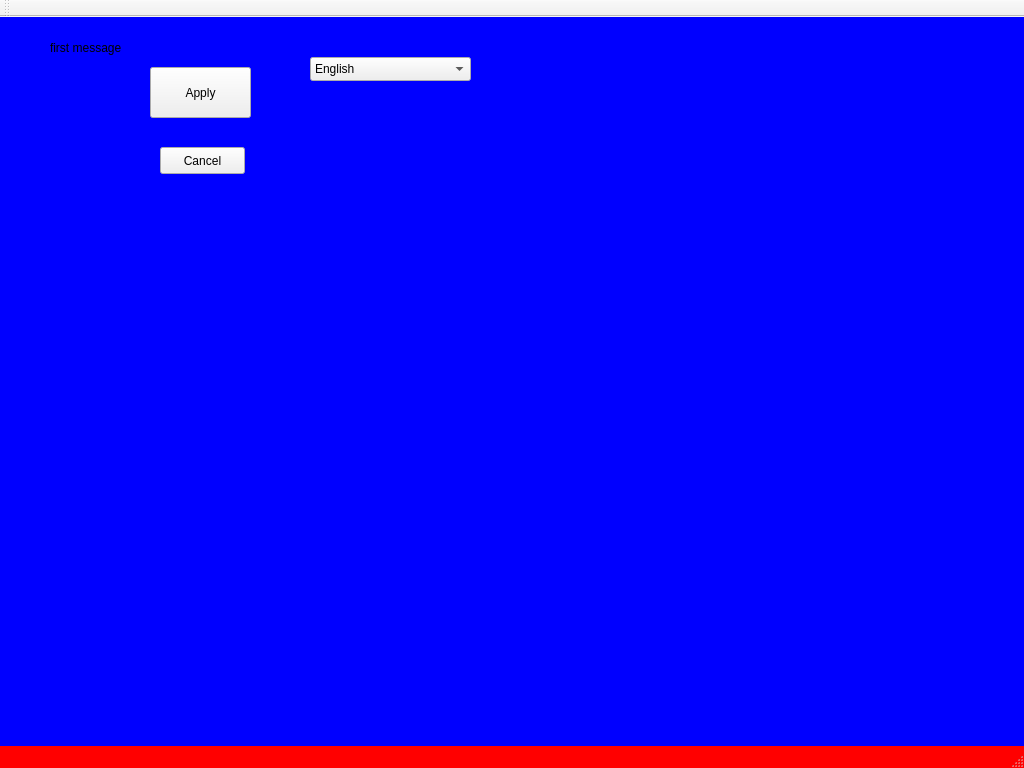
<?xml version="1.0" encoding="UTF-8"?>
<ui version="4.0">
 <class>MainWindow</class>
 <widget class="QMainWindow" name="MainWindow">
  <property name="geometry">
   <rect>
    <x>0</x>
    <y>0</y>
    <width>1024</width>
    <height>768</height>
   </rect>
  </property>
  <property name="minimumSize">
   <size>
    <width>1024</width>
    <height>768</height>
   </size>
  </property>
  <property name="windowTitle">
   <string>MainWindow</string>
  </property>
  <property name="styleSheet">
   <string notr="true">#MainWindow {
	background-color : red;
}
</string>
  </property>
  <widget class="QWidget" name="centralWidget">
   <property name="styleSheet">
    <string notr="true">#centralWidget {
	background-color : blue;
}
</string>
   </property>
   <widget class="QLabel" name="label">
    <property name="geometry">
     <rect>
      <x>50</x>
      <y>20</y>
      <width>141</width>
      <height>21</height>
     </rect>
    </property>
    <property name="text">
     <string>first message</string>
    </property>
   </widget>
   <widget class="QPushButton" name="pushButton">
    <property name="geometry">
     <rect>
      <x>160</x>
      <y>130</y>
      <width>85</width>
      <height>27</height>
     </rect>
    </property>
    <property name="text">
     <string>Cancel</string>
    </property>
   </widget>
   <widget class="QComboBox" name="comboBox">
    <property name="geometry">
     <rect>
      <x>310</x>
      <y>40</y>
      <width>161</width>
      <height>24</height>
     </rect>
    </property>
    <item>
     <property name="text">
      <string>English</string>
     </property>
    </item>
    <item>
     <property name="text">
      <string>Korean</string>
     </property>
    </item>
   </widget>
   <widget class="QPushButton" name="pushButton_2">
    <property name="geometry">
     <rect>
      <x>150</x>
      <y>50</y>
      <width>101</width>
      <height>51</height>
     </rect>
    </property>
    <property name="text">
     <string>Apply</string>
    </property>
   </widget>
  </widget>
  <widget class="QMenuBar" name="menuBar">
   <property name="geometry">
    <rect>
     <x>0</x>
     <y>0</y>
     <width>1024</width>
     <height>22</height>
    </rect>
   </property>
  </widget>
  <widget class="QToolBar" name="mainToolBar">
   <attribute name="toolBarArea">
    <enum>TopToolBarArea</enum>
   </attribute>
   <attribute name="toolBarBreak">
    <bool>false</bool>
   </attribute>
  </widget>
  <widget class="QStatusBar" name="statusBar"/>
 </widget>
 <layoutdefault spacing="6" margin="11"/>
 <resources/>
 <connections/>
</ui>
